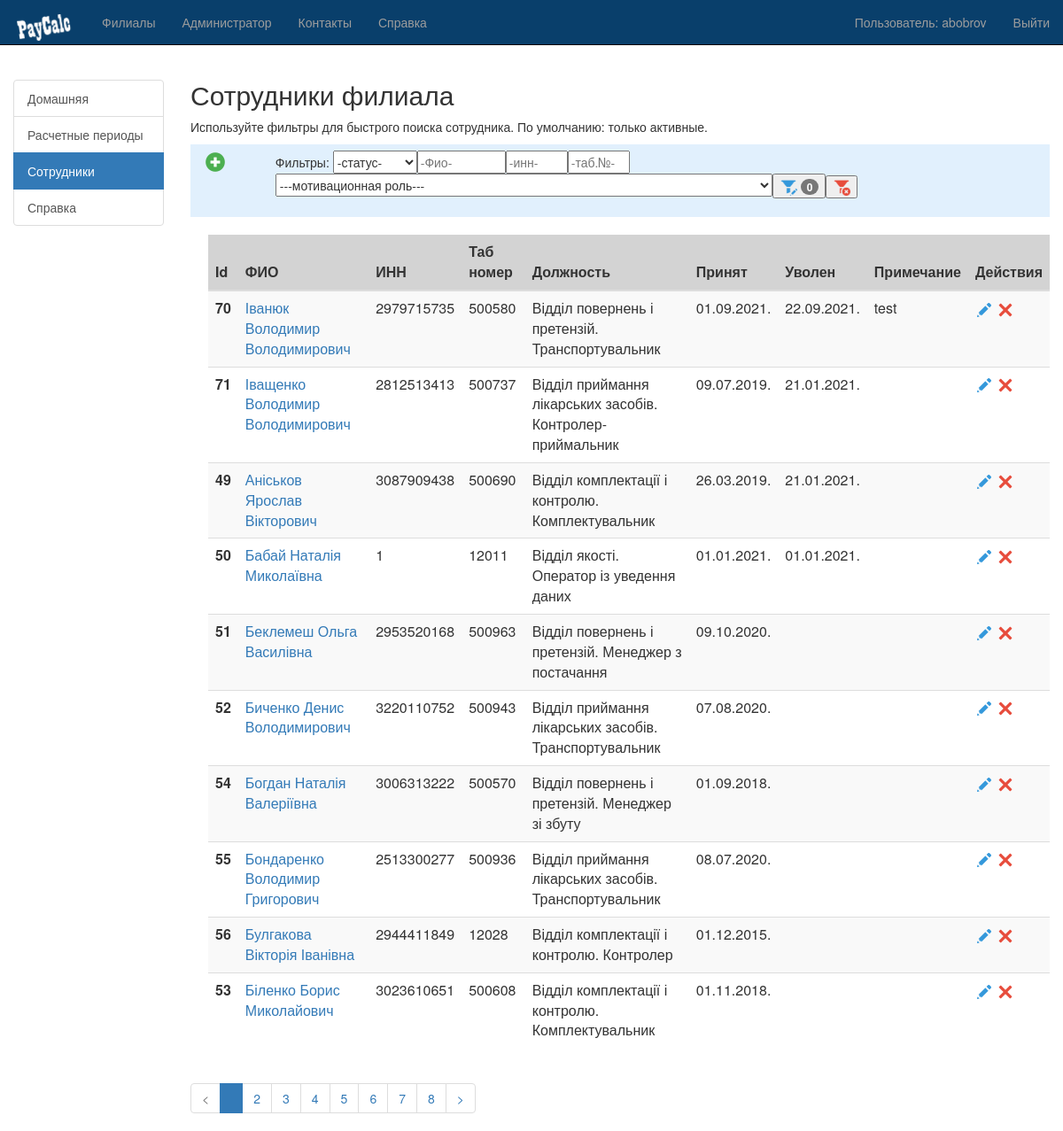
The app's page /opt/employee/ (signed in) with its own data.
### opt/models.py (models this page shows, shortened)
class MainMenue(models.Model):
    menue_name = models.CharField(max_length=80,
                                blank=False,
                                db_index=True,
                                unique=True,
                                verbose_name='Название',
                                help_text='*обязательное уникальное поле, не более 80 символов')
    menue_sort = models.IntegerField(blank=False,
                                db_index=True,
                                unique=True,
                                verbose_name='Сортировка',
                                help_text='*обязательное уникальное поле, целое число')
    menue_parent = models.IntegerField(blank=True,
                                default=0,
                                db_index=True,
                                unique=False,
                                verbose_name='Родительский элемент',
                                help_text='*необязательное поле, целое число')
    menue_url = models.CharField(max_length=256,
                                blank=False,
                                verbose_name='Ссылка на страницу',
                                help_text='*обязательное поле, не более 256 символов')
    menue_icon = models.CharField(max_length=256,
                                blank=True,
                                verbose_name='Ссылка на иконку',
                                help_text='*необязательное поле, не более 256 символов')
    menue_help = models.CharField(max_length=256,
                                blank=True,
                                verbose_name='Вспомогательный текст',
                                help_text='*необязательное поле, не более 256 символов')
    menue_access = models.CharField(max_length=256,
                                blank=True,
                                verbose_name='Кортеж с группами доступа (разрешения)',
                                help_text='*необязательное поле, не более 256 символов')
    creator = models.ForeignKey(User, on_delete=models.PROTECT, null=False, default=4, verbose_name='Создатель')
    insertDateTime = models.DateTimeField(default=timezone.now, null=False, verbose_name='Создано')
    class Meta:
        verbose_name_plural = 'Пункты меню'  # название модели во множественном числе
        verbose_name = 'Пункт меню'  # название модели в единственном числе
        ordering = ['menue_sort']  # последовательность полей, для сортировки записей

class Employee(models.Model):
    empl_name = models.CharField(max_length=100,
                                 blank=False,
                                 db_index=True,
                                 unique=True,
                                 verbose_name='ФИО',
                                 help_text='*обязательное уникальное поле, не более 100 символов')
    inn = models.CharField(max_length=10,
                           blank=False,
                           db_index=True,
                           unique=True,
                           verbose_name='ИНН',
                           help_text='*обязательное уникальное поле, не более 20 символов')
    login_be = models.CharField(max_length=15,
                                default='',
                                blank=True,
                                db_index=True,
                                verbose_name='Логин ВЕ')
    tab_number = models.CharField(max_length=10,
                                  blank=False,
                                  db_index=True,
                                  unique=True,
                                  verbose_name='Таб номер',
                                  help_text='*обязательное уникальное поле, не более 10 символов')
    start_date = models.DateField(db_index=True,
                                  blank=False,
                                  verbose_name='Принят',
                                  help_text='*обязательное поле')
    end_date = models.DateField(db_index=True,
                                null=True,
                                blank=True,
                                verbose_name='Уволен')
    note = models.TextField(default='',
                            blank=True,
                            verbose_name='Примечание')
    position = models.ForeignKey(Position,
                                 on_delete=models.PROTECT,
                                 related_name='employees',
                                 null=True,
                                 db_index=True,
                                 blank=False,
                                 verbose_name='Должность по ШР',
                                 help_text='*обязательное поле')
    motivationRole = models.ForeignKey(MotivationRole,
                                       on_delete=models.PROTECT,
                                       related_name='employees',
                                       null=True,
                                       db_index=True,
                                       blank=False,
                                       verbose_name='Мотивационная роль',
                                       help_text='*обязательное поле')
    creator = models.ForeignKey(User, on_delete=models.PROTECT, null=False, default=4, verbose_name='Создатель')
    insertDateTime = models.DateTimeField(default=timezone.now, null=False, verbose_name='Создано')
    def get_absolute_url(self):
        return f'/opt/employee/{self.pk}/'
    class Meta:
        verbose_name_plural = 'Сотрудники'  # название модели во множественном числе
        verbose_name = 'Сотрудник'  # название модели в единственном числе
        ordering = ['empl_name']  # последовательность полей, для сортировки записей

class Position(models.Model):
    pos_name = models.CharField(max_length=256, blank=False, db_index=True, verbose_name='Должность по ШР')
    note = models.TextField(default='', blank=True, verbose_name='Примечание')
    def __str__(self):
        return self.pos_name
    class Meta:
        verbose_name_plural = 'Должности по ШР'  # название модели во множественном числе
        verbose_name = 'Должность по ШР'  # название модели в единственном числе
        ordering = ['pos_name']  # последовательность полей, для сортировки записей

### opt/views.py (the view)
# urls.py: path('employee/', employee_list, name='employee_list'),
@login_required
@group_required('buh')
def employee_list(request):
    user = request.user
    title = "Сотрудники филиала"
    annotation = "Используйте фильтры для быстрого поиска сотрудника. По умолчанию: только активные."
    msg = None
    status_param = request.GET.get('status','none')
    name_param = request.GET.get('name','none')
    inn_param = request.GET.get('inn','none')
    tabnum_param = request.GET.get('tabnum','none')
    roleid_param = request.GET.get('roleid','none')
    page_param = request.GET.get('page')
    if page_param != 'none':
        cur_page_num = page_param
    else:
        cur_page_num = 1
    fltr_cons = list() # список с Q-объектами
    if status_param != 'none':
        if status_param == 'active':
            f1 = Q(end_date__isnull = True)
        elif status_param == 'archive':
            f1 = Q(end_date__isnull = False)
        fltr_cons.append(f1)
    if name_param != 'none':
        f2 = Q(empl_name__contains = name_param)
        fltr_cons.append(f2)
    if inn_param != 'none':
        f3 = Q(inn = inn_param)
        fltr_cons.append(f3)
    if tabnum_param != 'none':
        f4 = Q(tab_number = tabnum_param)
        fltr_cons.append(f4)
    if roleid_param != "none":
        try:
           f5 = Q(motivationRole__id = int(roleid_param))
           fltr_cons.append(f5)
        except:
           pass
    fltr_form = EmployeeFilterForm(initial={'status': request.GET.get('status','none'),
                                            'name': request.GET.get('name',''),
                                            'inn': request.GET.get('inn',''),
                                            'tabnum': request.GET.get('tabnum',''),
                                            'roleid': request.GET.get('roleid','none')})
    obj_list_filtered = list_fltr(Employee, fltr_cons)
    paginator = Paginator(obj_list_filtered, 10)  # 10 строк на каждой странице
    try:
        obj_list_paginated = paginator.page(cur_page_num)
    except PageNotAnInteger:
        obj_list_paginated = paginator.page(1)
    except EmptyPage:
        obj_list_paginated = paginator.page(paginator.num_pages)
    fltr_str = ""
    fltr_count = 0
    if status_param != 'none':
        fltr_str += '&status=' + status_param
        fltr_count = fltr_count + 1
    if name_param != 'none':
        fltr_str += '&name=' + name_param
        fltr_count = fltr_count + 1
    if inn_param != 'none':
        fltr_str += '&inn=' + inn_param
        fltr_count = fltr_count + 1
    if tabnum_param != 'none':
        fltr_str += '&tabnum=' + tabnum_param
        fltr_count = fltr_count + 1
    if roleid_param != "none":
        fltr_str += '&roleid=' + roleid_param
        fltr_count = fltr_count + 1
    return render(request, "opt/employee/list.html", {'employee_list': obj_list_paginated,
                                                    'fltr_form': fltr_form,
                                                    'fltr_str': fltr_str,
                                                    'fltr_count': fltr_count,
                                                    'title': title,
                                                    'annotation': annotation,
                                                    'msg': msg})

### opt/templates/opt/employee/list.html (shortened to what this page needs)
{% extends "base_generic.html" %}
{% block content %}
{% load static %}
<div>
    <h2>{{ title }}</h2>
    <p>{{ annotation }}</p>
</div>
<div class="container-fluid">
    <div class="row" style="padding-top: 7px; padding-bottom: 7px; margin-top: 0px; margin-bottom: 0px; background-color: #e1f0fd;">
        <div class="col-xs-1">
            <form name="actions" action="" method="post">
                <div class="btn-group" role="group" aria-label="actionGroup">
                    <a href="add"><img src="{% static 'Images/'%}add-26.png" alt="Добавить" style="width:26px; height:26px" ;></a>
                </div>
            </form>
        </div>
        <div class="col-xs-11">
            <form name="filters" action="" method="get">
                <div class="input-group" role="group" aria-label="filterGroup">
                    Фильтры:
                    {% for field in fltr_form %}
                    {{field}}
                    {% endfor %}
                    <button type="button" onclick="filterApply()" role="button" name="btn_filter_apply">
                        <img src="{% static 'Images/'%}filter_apply-26.png" alt="Применить фильтр" style="width:20px; height:20px;" />
                        <span class="badge">{{ fltr_count }}</span>
                    </button>
                    <button type="button" onclick="filterClear()" role="button" name="btn_filter_clear">
                        <img src="{% static 'Images/'%}filter_clear-26.png" alt="Сбросить фильтр" style="width:20px; height:20px;" />
                    </button>
                </div>
            </form>
        </div>
    </div>
</div>
<div style="margin-left:20px;margin-top:20px">
    <table class="table table-sm table-striped">
        {% if employee_list %}
        <thead style="background-color:lightgray">
            <tr>
                <th scope="col">Id</th>
                <th scope="col">ФИО</th>
                <th scope="col">ИНН</th>
                <th scope="col">Таб номер</th>
                <th scope="col">Должность</th>
                <th scope="col">Принят</th>
                <th scope="col">Уволен</th>
                <th scope="col">Примечание</th>
                <th scope="col">Действия</th>
            </tr>
        </thead>
        <tbody class="table">
            {% for e in employee_list %}
            <tr>
                <th scope="row">{{ e.pk }}</th>
                <td><a href="{{ e.get_absolute_url }}">{{ e.empl_name }}</a></td>
                <td>{{ e.inn}}</td>
                <td>{{ e.tab_number}}</td>
                <td>{{ e.position}}</td>
                <td>{{ e.start_date|date:"d.m.Y."}}</td>
                <td>{{ e.end_date|date:"d.m.Y."}}</td>
                <td>{{ e.note}}</td>
                <td>
                    <a href="{{ e.get_absolute_url }}edit/">
                        <img src="{% static 'Images/'%}edit-20.png" alt="Изменить" style="width:20px;height:20px;">
                    </a>
                    <a href="{{ e.get_absolute_url }}delete/">
                        <img src="{% static 'Images/'%}delete-20.png" alt="Удалить" style="width:20px;height:20px;">
                    </a>
                </td>
            </tr>
            {% endfor %}
        </tbody>
        {% else %}
        <p>Нет сотрудников в базе данных, либо измените условия поиска.</p>
        {% endif %}
    </table>
</div>
{% include "../../pagination.html" with obj_list=employee_list cur_page_num=page_num fltr=fltr_str %}
{% endblock %}

### opt/templates/base_generic.html (shortened to what this page needs)
﻿<!DOCTYPE html>
<html lang="en">
<head>
    <link rel="stylesheet" href="https://maxcdn.bootstrapcdn.com/bootstrap/3.3.7/css/bootstrap.min.css">
    {% load static %}
        <link rel="stylesheet" href="{% static 'css/styles.css' %}">
</head>
<body>
   <nav class="navbar navbar-inverse navbar-fixed-top">
        <div class="container-fluid">
            <div class="navbar-header">
                <a class="navbar-brand" href="/opt/">
                    <img src="{% static 'Images/' %}/paycalc-logo.png" alt="PayCalc" style="width:70px;">
                </a>
            </div>
            <div id="navbar" class="navbar-collapse collapse">
                <ul class="nav navbar-nav navbar-left">
                    <li>
                        <a href="/">Филиалы</a>
                    </li>
                    <li>
                        <a href="/admin/">Администратор</a>
                    </li>
                    <li>
                        <a href="#">Контакты</a>
                    </li>
                    <li>
                        <a href="#">Справка</a>
                    </li>
                </ul>
                <ul class="nav navbar-nav navbar-right">
                    {% if user.is_authenticated %}
                        <li>
                            <p class="navbar-text">Пользователь: {{ user.get_username }}</p>
                        </li>
                        <li>
                            <a href="{% url 'logout'%}?next={{request.path}}">Выйти</a>
                        </li>
                    {% else %}
                        <li>
                            <a href="{% url 'login'%}?next={{request.path}}">Войти</a>
                        </li>
                    {% endif %}
                </ul>
            </div>
        </div>
   </nav>
    <div class="container-fluid">
        <div class="row">
            <div class="col-sm-2 sidebar">
                {% block sidebar %}
                <div class="list-group" id="list-tab" role="tablist">
                    {% for menue_obj in menue_list %}
                        {% if request.path == menue_obj.menue_url %}
                        <a class="list-group-item list-group-item-action active"
                            id="list-home-list"
                            data-bs-toggle="list"
                            href="{{ menue_obj.menue_url }}"
                            role="tab">{{ menue_obj.menue_name }}
                        </a>
                        {% else %}
                        <a class="list-group-item list-group-item-action"
                            id="list-home-list"
                            data-bs-toggle="list"
                            href="{{ menue_obj.menue_url }}"
                            role="tab">{{ menue_obj.menue_name }}
                        </a>
                        {% endif %}
                    {% endfor %}
                </div>
                {% endblock %}
            </div>
            <div class="col-sm-10 ">
                {% block content %}
                {% endblock %}
            </div>
        </div>
    </div>
</body>
</html>

### records on screen
MainMenue: menue_name "Домашняя"
MainMenue: menue_name "Расчетные периоды"
MainMenue: menue_name "Сотрудники"
MainMenue: menue_name "Справка"
Employee: pk "70", empl_name "Іванюк Володимир Володимирович", inn "2979715735", tab_number "500580", position "Відділ повернень і претензій. Транспортувальник", start_date "01.09.2021.", end_date "22.09.2021.", note "test"
Employee: pk "71", empl_name "Іващенко Володимир Володимирович", inn "2812513413", tab_number "500737", position "Відділ приймання лікарських засобів. Контролер-приймальник", start_date "09.07.2019.", end_date "21.01.2021."
Employee: pk "49", empl_name "Аніськов Ярослав Вікторович", inn "3087909438", tab_number "500690", position "Відділ комплектації і контролю. Комплектувальник", start_date "26.03.2019.", end_date "21.01.2021."
Employee: pk "50", empl_name "Бабай Наталія Миколаївна", inn "1", tab_number "12011", position "Відділ якості. Оператор із уведення даних", start_date "01.01.2021.", end_date "01.01.2021."
Employee: pk "51", empl_name "Беклемеш Ольга Василівна", inn "2953520168", tab_number "500963", position "Відділ повернень і претензій. Менеджер з постачання", start_date "09.10.2020."
Employee: pk "52", empl_name "Биченко Денис Володимирович", inn "3220110752", tab_number "500943", position "Відділ приймання лікарських засобів. Транспортувальник", start_date "07.08.2020."
Employee: pk "54", empl_name "Богдан Наталія Валеріївна", inn "3006313222", tab_number "500570", position "Відділ повернень і претензій. Менеджер зі збуту", start_date "01.09.2018."
Employee: pk "55", empl_name "Бондаренко Володимир Григорович", inn "2513300277", tab_number "500936", position "Відділ приймання лікарських засобів. Транспортувальник", start_date "08.07.2020."
Employee: pk "56", empl_name "Булгакова Вікторія Іванівна", inn "2944411849", tab_number "12028", position "Відділ комплектації і контролю. Контролер", start_date "01.12.2015."
Employee: pk "53", empl_name "Біленко Борис Миколайович", inn "3023610651", tab_number "500608", position "Відділ комплектації і контролю. Комплектувальник", start_date "01.11.2018."

### other values on screen
{{ user.get_username }} "abobrov"
{{ title }} "Сотрудники филиала"
{{ annotation }} "Используйте фильтры для быстрого поиска сотрудника. По умолчанию: только активные."
{{ fltr_count }} "0"
{{ page.number }} "2" "3" "4" "5" "6" "7" "8"
